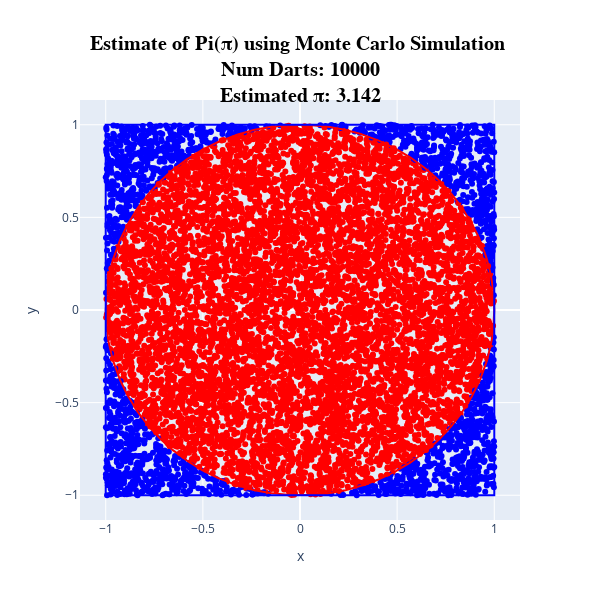

The cell this chart's notebook holds for it:
### Code cell
# Create the scatter plot
import plotly.graph_objects as go

fig = go.Figure()
N = 500
NUM_BATCHES = num_darts // N
total_inside_circle = 0
x1 = []
y1 = []
# Create the scatter plot
for i in range(0, NUM_BATCHES):
    arr_size = (i+1)*N
    x1=x[:arr_size]
    y1=y[:arr_size]
    # rnd = np.round(np.random.uniform(-1, 1, N), 3)
    # x1.extend(rnd)
    # rnd = np.round(np.random.uniform(-1, 1, N), 3)
    # y1.extend(rnd)
    # Calculate distance from the origin
    distance = np.sqrt(np.pow(x1,2) + np.pow(y1,2))
    # Determine if the dart is inside the circle
    inside_circle = distance <= 1

    total_inside_circle = np.sum(inside_circle)

    # Calculate the value of pi
    pi_estimate = 4 * total_inside_circle / arr_size

    fig = go.Figure(data=go.Scatter(
        x=x1,
        y=y1,
        mode='markers', 
        marker=dict(color=['red' if inside else 'blue' for inside in inside_circle])
    ))
    fig.update_layout(
        title=f'<b>Estimate of Pi(π) using Monte Carlo Simulation<b> <br>Num Darts: {arr_size}<br>Estimated π: {pi_estimate:.3f}',
        title_x=0.5,
        xaxis_title='x',
        yaxis_title='y',
        height=600,
        width=600,
        showlegend=False,
        title_font=dict(size=20, family='Courier New', color='black')
    )
    # Add a circle for reference
    circle_x = np.linspace(-1, 1, 400)
    circle_y = np.sqrt(1 - circle_x**2)
    fig.add_scatter(x=circle_x, y=circle_y, mode='lines', name='Circle', line=dict(color='red'))
    fig.add_scatter(x=circle_x, y=-circle_y, mode='lines', name='Circle', line=dict(color='red'))
    # Add a square for reference
    square_x = [-1, 1, 1, -1, -1]
    square_y = [-1, -1, 1, 1, -1]
    fig.add_scatter(x=square_x, y=square_y, mode='lines', name='Square', line=dict(color='blue'))
    clear_output(wait=True)
    display(fig)
    time.sleep(0.1)

### Figure 1 — Plotly figure (JSON) as saved in the notebook; plotly's stock layout.template omitted (floating-point values rounded to 4 significant figures; data arrays with more than 128 entries replaced by an {"elided": "..."} marker saying what was removed)
{"data": [{"marker": {"color": {"elided": "10000 str values"}}, "mode": "markers", "type": "scatter", "x": {"elided": "10000 float values"}, "y": {"elided": "10000 float values"}}, {"line": {"color": "red"}, "mode": "lines", "name": "Circle", "type": "scatter", "x": {"elided": "400 float values"}, "y": {"elided": "400 float values"}}, {"line": {"color": "red"}, "mode": "lines", "name": "Circle", "type": "scatter", "x": {"elided": "400 float values"}, "y": {"elided": "400 float values"}}, {"line": {"color": "blue"}, "mode": "lines", "name": "Square", "type": "scatter", "x": [-1, 1, 1, -1, -1], "y": [-1, -1, 1, 1, -1]}], "layout": {"height": 600, "showlegend": false, "title": {"font": {"color": "black", "family": "Courier New", "size": 20}, "text": "<b>Estimate of Pi(π) using Monte Carlo Simulation<b> <br>Num Darts: 10000<br>Estimated π: 3.142", "x": 0.5}, "width": 600, "xaxis": {"title": {"text": "x"}}, "yaxis": {"title": {"text": "y"}}}}
